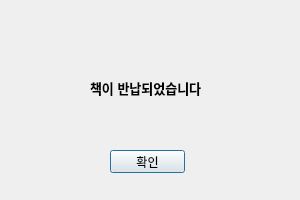
<?xml version="1.0" encoding="UTF-8"?>
<ui version="4.0">
 <class>Dialog</class>
 <widget class="QDialog" name="Dialog">
  <property name="geometry">
   <rect>
    <x>0</x>
    <y>0</y>
    <width>300</width>
    <height>200</height>
   </rect>
  </property>
  <property name="windowTitle">
   <string>반납 완료</string>
  </property>
  <widget class="QLabel" name="label">
   <property name="geometry">
    <rect>
     <x>90</x>
     <y>80</y>
     <width>150</width>
     <height>16</height>
    </rect>
   </property>
   <property name="font">
    <font>
     <pointsize>10</pointsize>
     <weight>75</weight>
     <bold>true</bold>
    </font>
   </property>
   <property name="text">
    <string>책이 반납되었습니다</string>
   </property>
  </widget>
  <widget class="QPushButton" name="OK_btn">
   <property name="geometry">
    <rect>
     <x>110</x>
     <y>150</y>
     <width>75</width>
     <height>23</height>
    </rect>
   </property>
   <property name="text">
    <string>확인</string>
   </property>
  </widget>
 </widget>
 <resources/>
 <connections>
  <connection>
   <sender>OK_btn</sender>
   <signal>clicked()</signal>
   <receiver>Dialog</receiver>
   <slot>dial_close()</slot>
   <hints>
    <hint type="sourcelabel">
     <x>155</x>
     <y>159</y>
    </hint>
    <hint type="destinationlabel">
     <x>248</x>
     <y>116</y>
    </hint>
   </hints>
  </connection>
 </connections>
 <slots>
  <slot>dial_close()</slot>
 </slots>
</ui>
